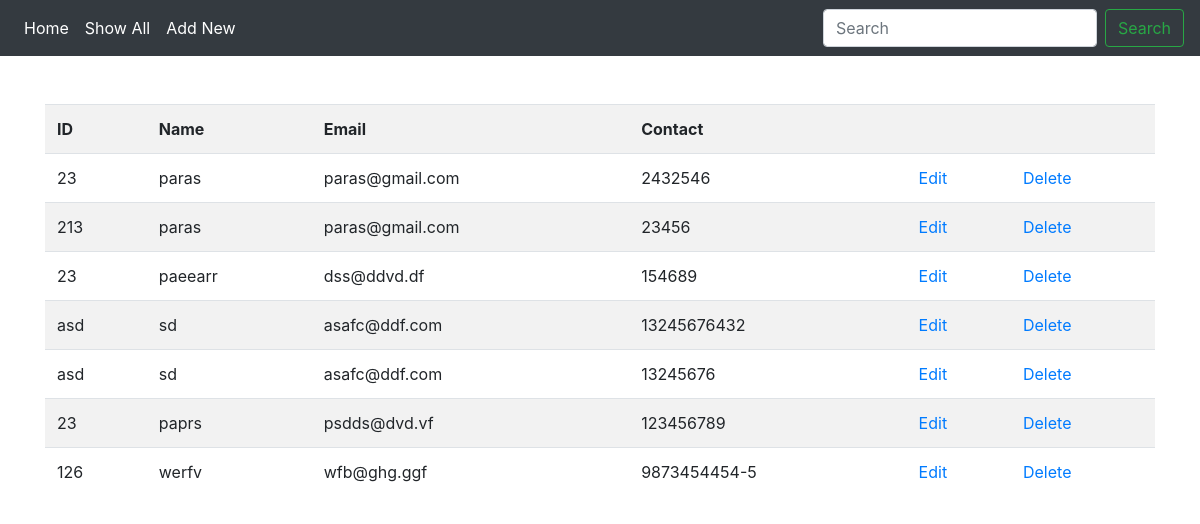
The page /show on the database its author committed.
### myapp/models.py (models this page shows)
class Employee(models.Model):
    eid = models.CharField(max_length=20 ,default="")
    eemail = models.EmailField(default='')
    ename = models.CharField(max_length=100,default='')
    econtact = models.CharField(max_length=20, default='')

### myapp/views.py (the view)
# urls.py: path('show',views.show),
def show(request):
    employee= Employee.objects.all
    return render(request,'show.html',{'employee':employee})

### myapp/templates/show.html
{%extends 'base.html'%}
{%block content%}
<table class="table table-striped mt-5">
    <tr>
        <th>ID</th>
        <th>Name</th>
        <th>Email</th>
        <th>Contact</th>
        <th></th>
        <th></th>
    </tr>
    {% for e in employee  %}
    <tr>
        <td>{{e.eid}}</td>
        <td>{{e.ename}}</td>
        <td>{{e.eemail}}</td>
        <td>{{e.econtact}}</td>
        <td><a href="edit/{{e.id}}">Edit</a></td>
        <td ><a href="delete/{{e.id}}">Delete</a></td>
    </tr>
    {% endfor %}
</table>
{% endblock %}

### myapp/templates/base.html (shortened to what this page needs)
<!doctype html>
<html lang="en">
  <head>
    <link rel="stylesheet" href="https://stackpath.bootstrapcdn.com/bootstrap/4.5.1/css/bootstrap.min.css">
  </head>
  <body>
    <nav class="navbar navbar-expand-md bg-dark navbar-dark">
       <div class="collapse navbar-collapse" id="collapsibleNavbar">
         <ul class="navbar-nav mr-auto">
           <li class="nav-item active">
             <a class="nav-link" href="/">Home</a>
             </li>
           <li class="nav-item active"><a class="nav-link" href="/show">Show All</a></li>
           <li class="nav-item active"><a class="nav-link" href="/load_form">Add New</a></li>
         </ul>
         <form method="POST" action="search" class="form-inline my-2 my-lg-0">
           <input name="name" class="form-control mr-sm-2" type="search" placeholder="Search" aria-label="Search">
           <button class="btn btn-outline-success my-2 my-sm-0" type="submit">Search</button>
         </form>
       </div>
     </nav>
      <div class="container">
      {%block content%}
        {% endblock %}
    </div>
  </body>
</html>

### rows shown on the page
Employee: eid "23", ename "paras", eemail "paras@gmail.com", econtact "2432546"
Employee: eid "213", ename "paras", eemail "paras@gmail.com", econtact "23456"
Employee: eid "23", ename "paeearr", eemail "dss@ddvd.df", econtact "154689"
Employee: eid "asd", ename "sd", eemail "asafc@ddf.com", econtact "13245676432"
Employee: eid "asd", ename "sd", eemail "asafc@ddf.com", econtact "13245676"
Employee: eid "23", ename "paprs", eemail "psdds@dvd.vf", econtact "123456789"
Employee: eid "126", ename "werfv", eemail "wfb@ghg.ggf", econtact "9873454454-5"
